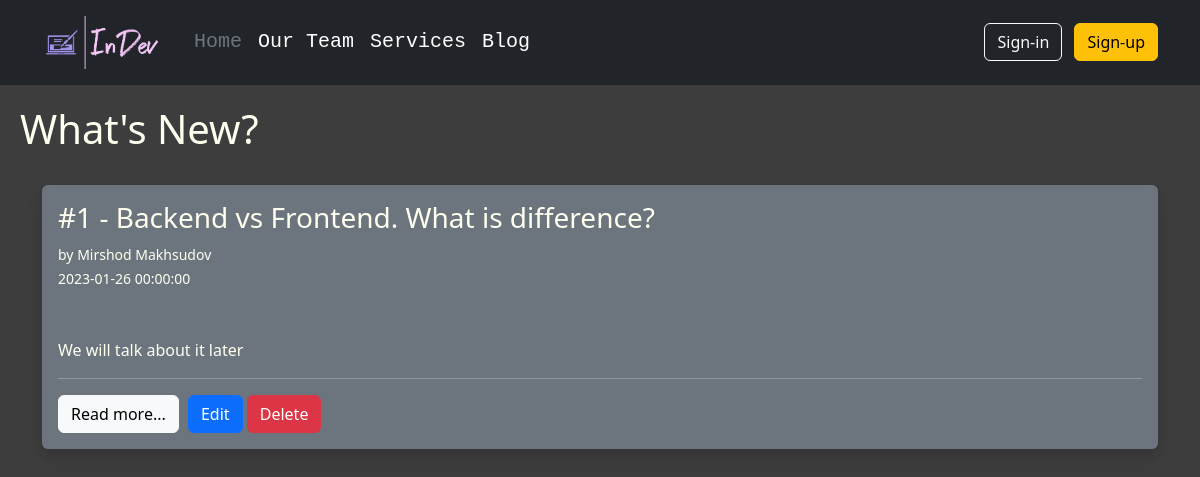
Page /blog on the committed database.
### InDev/models.py (models this page shows, shortened)
class Post(db.Model):
    id = db.Column(db.Integer(), primary_key=True)
    title = db.Column(db.String(255), nullable=False)
    content = db.Column(db.Text(), nullable=False)
    date_added = db.Column(db.DateTime(), default=date.today())
    author_id = db.Column(db.Integer, db.ForeignKey('developer.id'))

class Developer(db.Model, UserMixin):
    id = db.Column(db.Integer(), primary_key=True)
    first_name = db.Column(db.String(length=30), nullable=False)
    last_name = db.Column(db.String(length=30))
    username = db.Column(db.String(), nullable=False, unique=True)
    email_address = db.Column(db.String(), unique=True)
    password_hash = db.Column(db.String(), nullable=False)
    budget = db.Column(db.Integer(), nullable=False, default=0)
    date_added = db.Column(db.DateTime(), default=date.today())
    posts = db.relationship('Post', backref='author')
    @property
    def password(self):
        return self.password

### InDev/routes.py (the view)
@app.route('/blog')
def blog_page():
    posts = Post.query.order_by(Post.date_added)
    return render_template('blog/blog.html', posts=posts)

### InDev/templates/blog/blog.html (shortened to what this page needs)
{% extends 'base.html' %}
{% block content %}
    <h1 style="margin-top: 20px; margin-left: 20px;">What's New?</h1>
    <br>
    <div class="container" style="display: flex;
    justify-content: center;
    flex-wrap: wrap;
    flex-direction: column-reverse;
    align-items: stretch;
    align-content: stretch;">
        {% for post in posts %}
            <div class="post shadow p-3 mb-5 bg-secondary rounded">
                <h3>#{{ post.id }} - {{ post.title }}</h3>
                <small>by {{ post.author.first_name }} {{ post.author.last_name }}</small><br>
                <small>{{ post.date_added }}</small><br>
                <br><br>
                <p>{{ post.content }}</p>
                <hr>
                <a href="{{ url_for('post_page', post_id=post.id) }}" class="btn btn-light" style="margin-right: 5px;">Read more...</a>
                <a href="{{ url_for('edit_post', post_id=post.id) }}" class="btn btn-primary">Edit</a>
                <a href="{{ url_for('delete_post', post_id=post.id) }}" class="btn btn-danger">Delete</a>
            </div>
        {% endfor %}
    </div>
{% endblock %}

### rows in the picture
Post: id "1", title "Backend vs Frontend. What is difference?", author.first_name "Mirshod", author.last_name "Makhsudov", date_added "2023-01-26 00:00:00", content "We will talk about it later"
